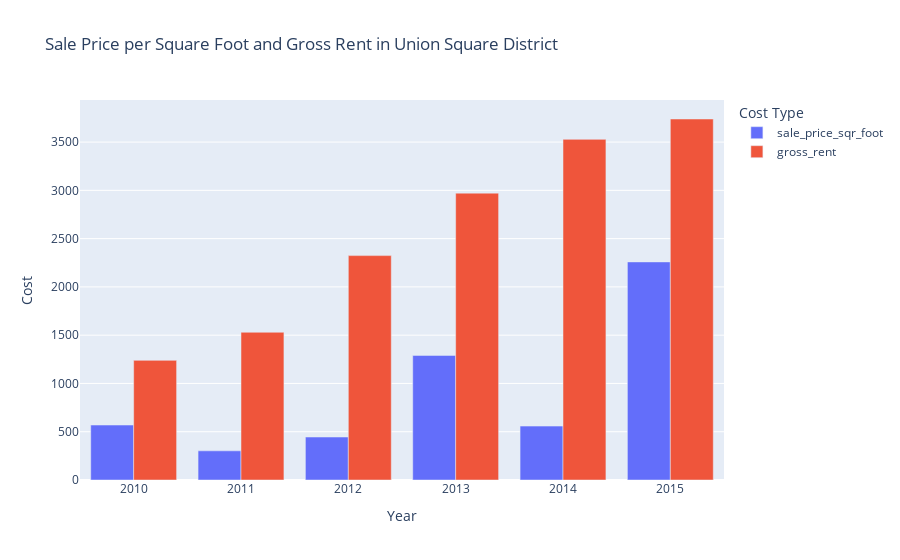

The code cell stored with this chart in its notebook:
### Code cell
# testing the function
most_expensive_neighborhoods_rent_sales('Union Square District')

### Figure 1 — Plotly figure (JSON) as saved in the notebook; plotly's stock layout.template omitted (floating-point values rounded to 4 significant figures)
{"data": [{"alignmentgroup": "True", "hovertemplate": "Cost Type=sale_price_sqr_foot<br>year=%{x}<br>Value=%{y}<extra></extra>", "legendgroup": "sale_price_sqr_foot", "marker": {"color": "#636efa", "pattern": {"shape": ""}}, "name": "sale_price_sqr_foot", "offsetgroup": "sale_price_sqr_foot", "orientation": "v", "showlegend": true, "textposition": "auto", "type": "bar", "x": [2010, 2011, 2012, 2013, 2014, 2015], "xaxis": "x", "y": [569.2, 302.1, 445.2, 1290.0, 558.3, 2259.0], "yaxis": "y"}, {"alignmentgroup": "True", "hovertemplate": "Cost Type=gross_rent<br>year=%{x}<br>Value=%{y}<extra></extra>", "legendgroup": "gross_rent", "marker": {"color": "#EF553B", "pattern": {"shape": ""}}, "name": "gross_rent", "offsetgroup": "gross_rent", "orientation": "v", "showlegend": true, "textposition": "auto", "type": "bar", "x": [2010, 2011, 2012, 2013, 2014, 2015], "xaxis": "x", "y": [1239, 1530, 2324, 2971, 3528, 3739], "yaxis": "y"}], "layout": {"barmode": "group", "legend": {"title": {"text": "Cost Type"}, "tracegroupgap": 0}, "title": {"text": "Sale Price per Square Foot and Gross Rent in Union Square District"}, "xaxis": {"anchor": "y", "domain": [0, 1], "title": {"text": "Year"}}, "yaxis": {"anchor": "x", "domain": [0, 1], "title": {"text": "Cost"}}}}
